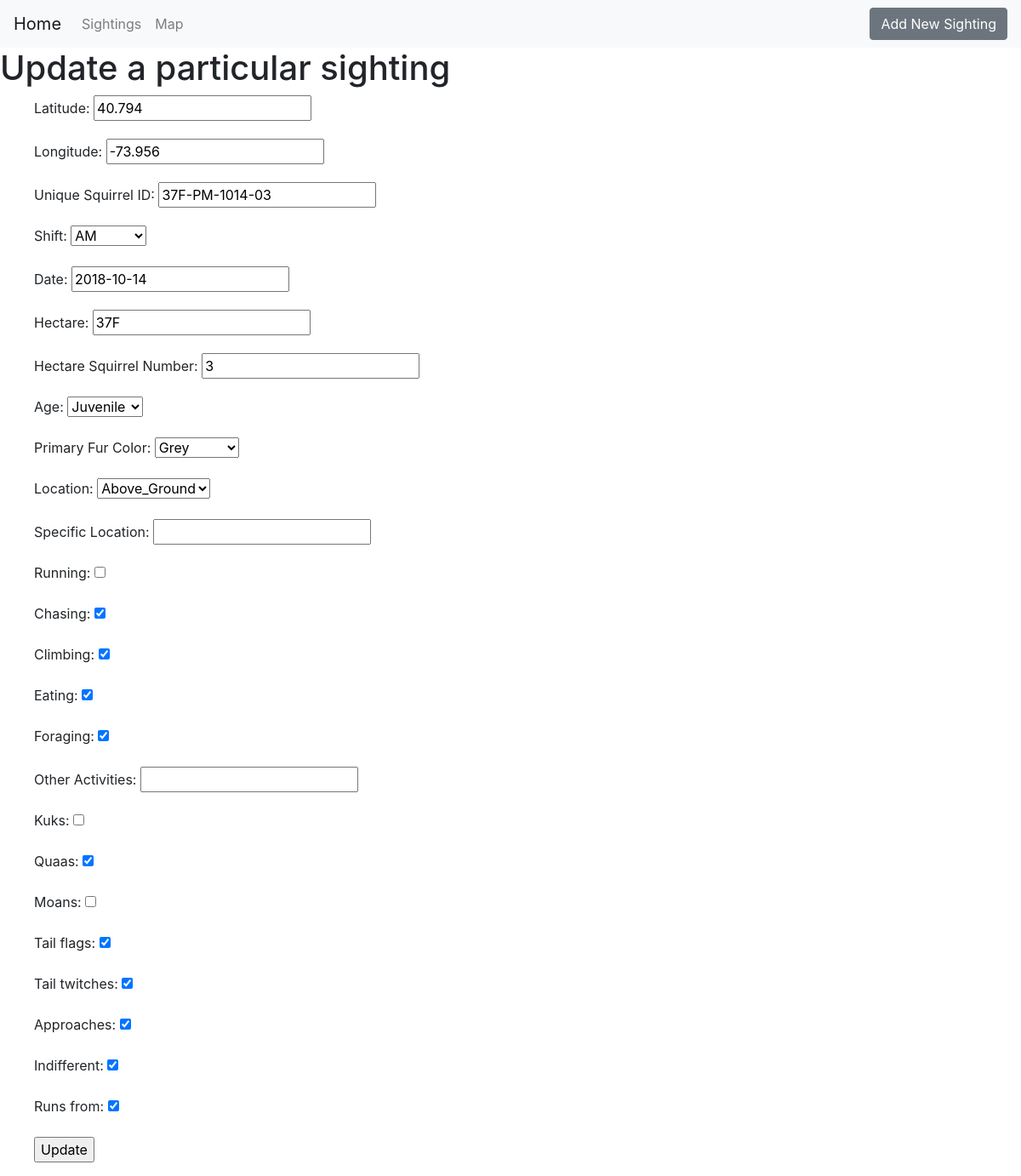
The page /sightings/37F-PM-1014-03/ on the database as committed earlier.
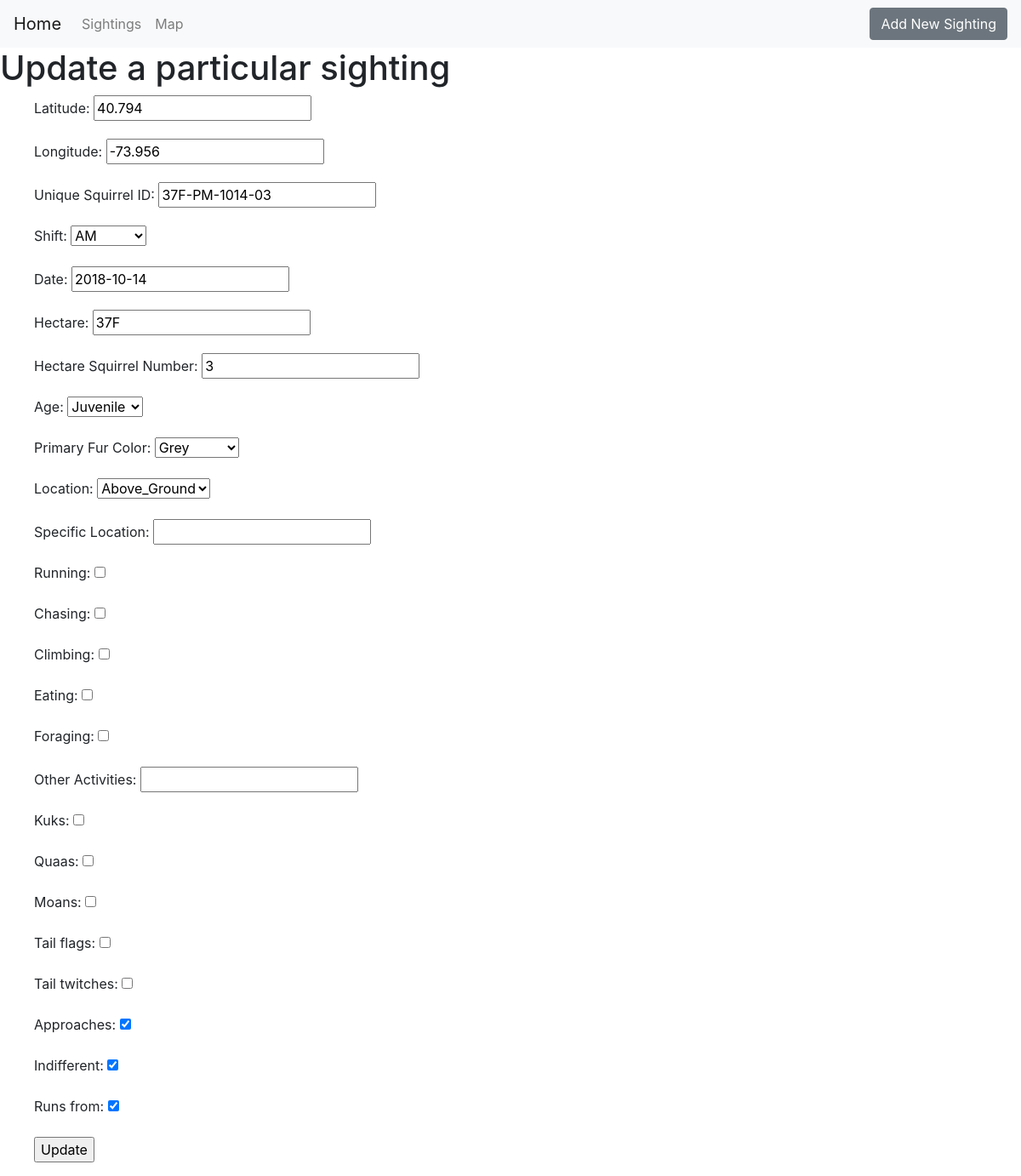
The same page on the database as committed later.
### sightings/models.py (models this page shows)
class new_sighting (models.Model):
    Latitude = models.DecimalField(max_digits=5, decimal_places=3)
    Longitude = models.DecimalField(max_digits=5, decimal_places=3)
    Unique_Squirrel_ID = models.CharField(max_length=50,unique=True)
    Hectare=models.CharField(max_length=3,blank=True,null=True)
    PM='PM'
    AM='AM'
    shift_choices=[(PM,'PM'),(AM,'AM')]
    Shift=models.CharField(max_length=2,choices=shift_choices)
    Date= models.DateField()
    Hectare_Squirrel_Number=models.IntegerField(blank=True,null=True)
    adult='Adult'
    juvenile='Juvenile'
    age_choices=[(adult,'Adult'),(juvenile,'Juvenile')]
    Age=models.CharField(max_length=20,choices=age_choices,blank=True,null=True)
    grey='Grey'
    cinnamon='Cinnamon'
    black='Black'
    color_choices=[(grey,'Grey'), (cinnamon,'Cinnamon'), (black,'Black')]
    Primary_Fur_Color=models.CharField(max_length=20,choices=color_choices,blank=True,null=True)
    Ground_Plane='Ground Plane'
    Above_Ground='Above_Ground'
    location_choices=[(Ground_Plane,'Ground Plane'),(Above_Ground,'Above_Ground')]
    Location=models.CharField(max_length=20,choices=location_choices,blank=True,null=True)
    Specific_Location= models.CharField(max_length=50,blank=True,null=True)
    Running = models.BooleanField()
    Chasing=models.BooleanField()
    Climbing=models.BooleanField()
    Eating=models.BooleanField()
    Foraging=models.BooleanField()
    Other_Activities=models.CharField(max_length=50,blank=True,null=True)
    Kuks=models.BooleanField()
    Quaas=models.BooleanField()
    Moans=models.BooleanField()
    Tail_flags=models.BooleanField()
    Tail_twitches=models.BooleanField()
    Approaches=models.BooleanField()
    Indifferent=models.BooleanField()
    Runs_from=models.BooleanField()

### sightings/views.py (the view)
# urls.py: path('sightings/<Unique_Squirrel_ID>/',update_view, name='sightings_update'),
def update_view(request, Unique_Squirrel_ID):
    instance = new_sighting.objects.get(Unique_Squirrel_ID=Unique_Squirrel_ID)
    form = new_sighting_form(request.POST or None, instance=instance)
    if form.is_valid():
          form.save()
          return redirect(f'/sightings/')
    context = {
            "instance" : instance,
            "form" : form,
    }
    return render(request, 'update.html',context)

### sightings/forms.py
class new_sighting_form(forms.ModelForm):
    Date= forms.DateField(widget=forms.DateInput(attrs={"placeholder": datetime.datetime.now().strftime("%x")}))
    class Meta:
        model = new_sighting
        fields =[
            'Latitude',
            'Longitude',
            'Unique_Squirrel_ID',
            'Shift',
            'Date',
            'Hectare',
            'Hectare_Squirrel_Number',
            'Age',
            'Primary_Fur_Color',
            'Location',
            'Specific_Location',
            'Running',
            'Chasing',
            'Climbing',
            'Eating',
            'Foraging',
            'Other_Activities',
            'Kuks',
            'Quaas',
            'Moans',
            'Tail_flags',
            'Tail_twitches',
            'Approaches',
            'Indifferent',
            'Runs_from'
        ]

### templates/update.html
{% extends "base.html" %}
{% block content %}
<h1> Update a particular sighting </h1>
<form method="POST"> {% csrf_token %}
    <ul>
    {{form.as_p}}
    <input type='submit' value='Update'/>
</ul>
</form>
{% endblock content %}

Rows that differ between the two databases and show on the page:
changed new_sighting "37F-PM-1014-03": Chasing "☑" → "☐"; Climbing "☑" → "☐"; Eating "☑" → "☐"; Foraging "☑" → "☐"; Quaas "☑" → "☐"; Tail_flags "☑" → "☐"; Tail_twitches "☑" → "☐"
